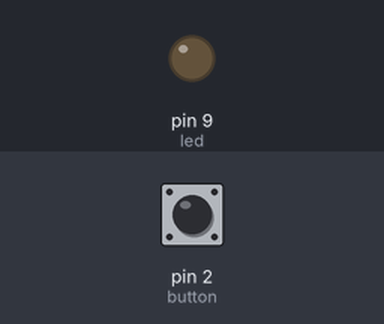
A sketch run on a simulated Arduino Uno, built with avr-gcc and run on an emulated ATmega328P. On the bench: output pins drawn as LEDs (lit = HIGH). Inputs (shaded band) come from the test bench; at power-on: pin 2 (button) HIGH.

Above: at 1.2 s.
1.3 s: pin 2 (button) pulled LOW for 0.15 s
At 1.4 s:
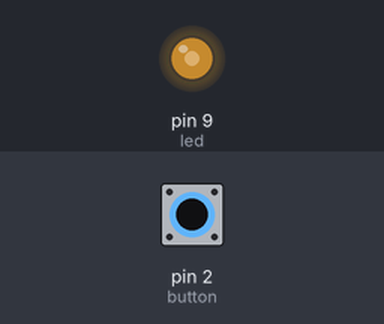
3.0 s: pin 2 (button) pulled LOW for 1 s
At 4.9 s:
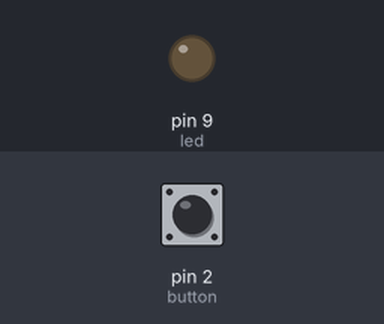
5.5 s: pin 2 (button) pulled LOW for 3.2 s
At 9.7 s:
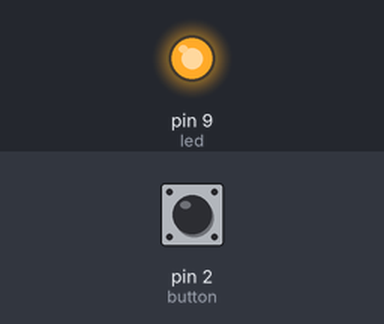
10.2 s: pin 2 (button) pulled LOW for 0.15 s
At 10.37 s:
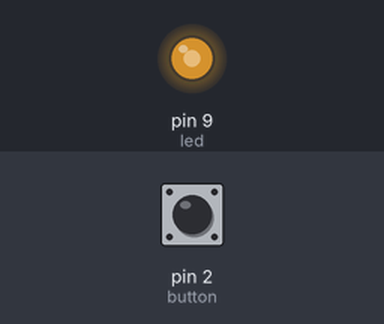
Timing chart, 0 to 12.9 s (numbered marks = the images above; inputs shaded):
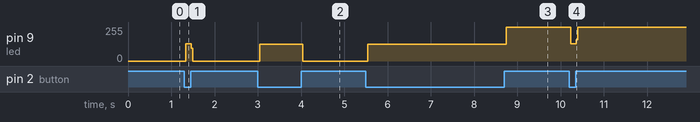

Measured:
- after the input at 1.3 s, pin 9 (led): 0/255 → 128/255 at once, → 0/255 0.12 s later
- after the input at 3.0 s, pin 9 (led): 0/255 → 127/255 at once, → 0/255 1.0 s later
- after the input at 5.5 s, pin 9 (led): 0/255 → 127/255 at once, → 255/255 3.2 s later
- after the input at 10.2 s, pin 9 (led): 255/255 → 128/255 at once, → 255/255 0.12 s later

The sketch:

switch.ino
```cpp
const int led = 9;
const int button = 2;

void setup() {
  pinMode(led, OUTPUT);
  pinMode(button, INPUT);
}

void loop() {
  int swInput = digitalRead(button);
  int ledOutput = digitalRead(led);

  if(swInput == LOW)
    {
      if(ledOutput == HIGH) digitalWrite(led, LOW);
      else digitalWrite(led, HIGH);
    }
}
```
